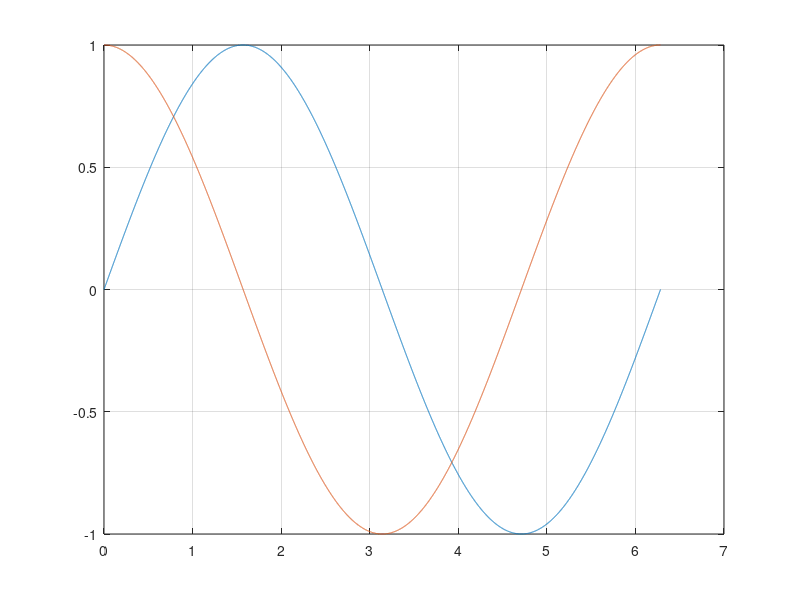

Write MATLAB code to recreate this figure.
clc
close all
clear all

%sin cos plot

t= 0:pi/5000:2*pi;

y= sin(t);
plot(t,y)
grid on
hold on
y1= cos(t);
plot(t,y1)
